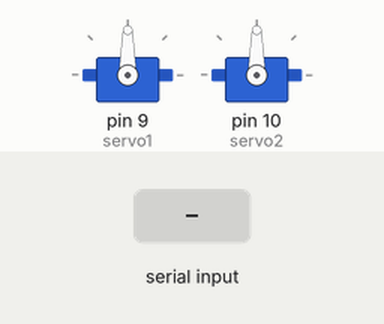
Recording of a sketch running on a simulated Arduino Uno, built with avr-gcc and run on an emulated ATmega328P. On the bench: 2 × servo. The test bench sets the inputs (shaded band).

Above: at 1.2 s.
1.3 s: "U90\n" received over Serial
At 1.9 s:
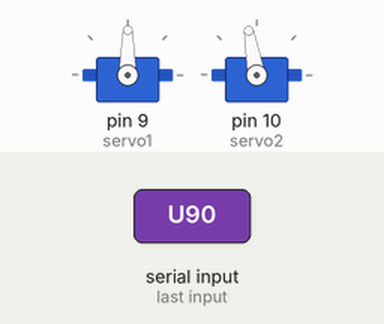
2.8 s: "L90\n" received over Serial
At 4.0 s:
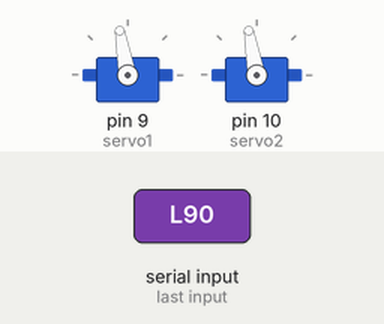
4.3 s: "D90\n" received over Serial
At 5.4 s:
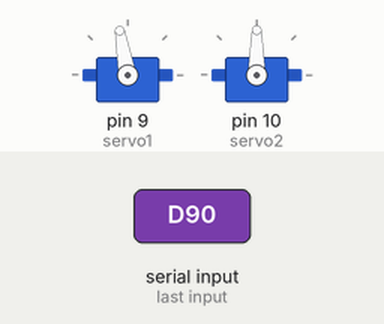
5.8 s: "A90\n" received over Serial
At 7.4 s:
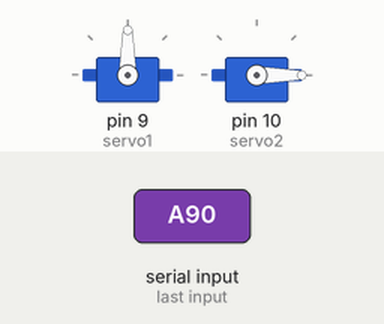
8.3 s: "L,45\n" received over Serial
At 9.5 s:
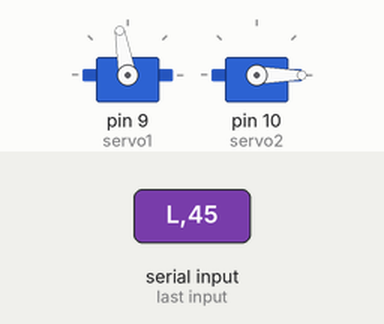
9.8 s: "A,45\n" received over Serial
At 11.6 s:
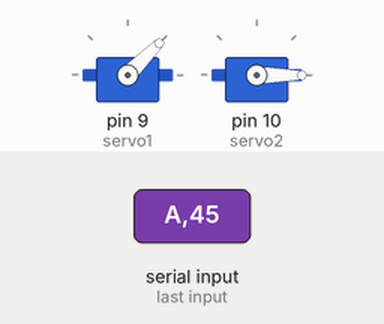
Timing chart, 0 to 13.1 s (numbered marks = the images above; inputs shaded):
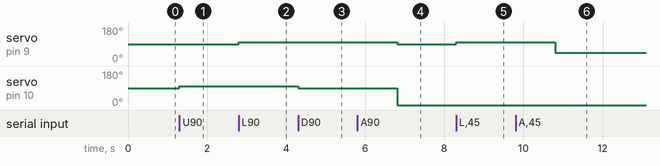

The sketch:

ROBOT_2GDL.ino
```cpp
#include <Servo.h>

Servo servo1;
Servo servo2;

int angulo1 = 90;
int angulo2 = 90;

void setup() {
  Serial.begin(9600);
  servo1.attach(9);  // Pin del servo 1
  servo2.attach(10); // Pin del servo 2
}

void loop() {
  if (Serial.available() > 0) {
    char comando = Serial.read();

    if (comando == 'U') {
      angulo2 += 10;
    } else if (comando == 'D') {
      angulo2 -= 10;
    } else if (comando == 'L') {
      angulo1 += 10;
    } else if (comando == 'R') {
      angulo1 -= 10;
    } else if (comando == 'A') {
      int nuevo_angulo1 = Serial.parseInt();
      int nuevo_angulo2 = Serial.parseInt();

      angulo1 = constrain(nuevo_angulo1, 0, 180);
      angulo2 = constrain(nuevo_angulo2, 0, 180);
    }

    angulo1 = constrain(angulo1, 0, 180);
    angulo2 = constrain(angulo2, 0, 180);

    moverServos(angulo1, angulo2);
  }
}

void moverServos(int ang1, int ang2) {
  servo1.write(ang1);
  servo2.write(ang2);
  delay(100);  // Espera para asegurar que el servo se mueva completamente
}
```

Measured:
- after the input at 1.3 s, servo on pin 10 (servo2): 90° → 100° at once
- after the input at 2.8 s, servo on pin 9 (servo1): 90° → 100° at once
- after the input at 4.3 s, servo on pin 10 (servo2): 100° → 90° at once
- after the input at 5.8 s, servo on pin 9 (servo1): 100° → 90° after 1.0 s; servo on pin 10 (servo2): 90° → 0° after 1.0 s
- after the input at 8.3 s, servo on pin 9 (servo1): 90° → 100° at once
- after the input at 9.8 s, servo on pin 9 (servo1): 100° → 45° after 1.0 s
